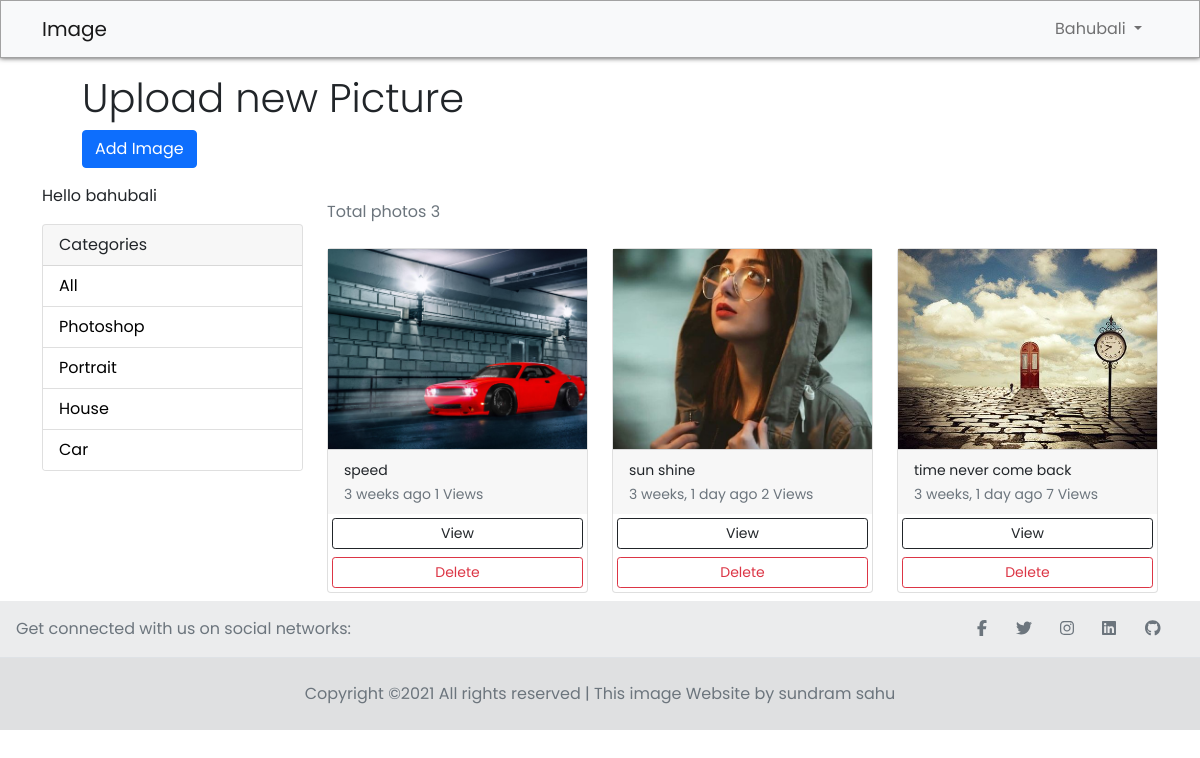
Page /gallery (signed in) on the earlier database version.
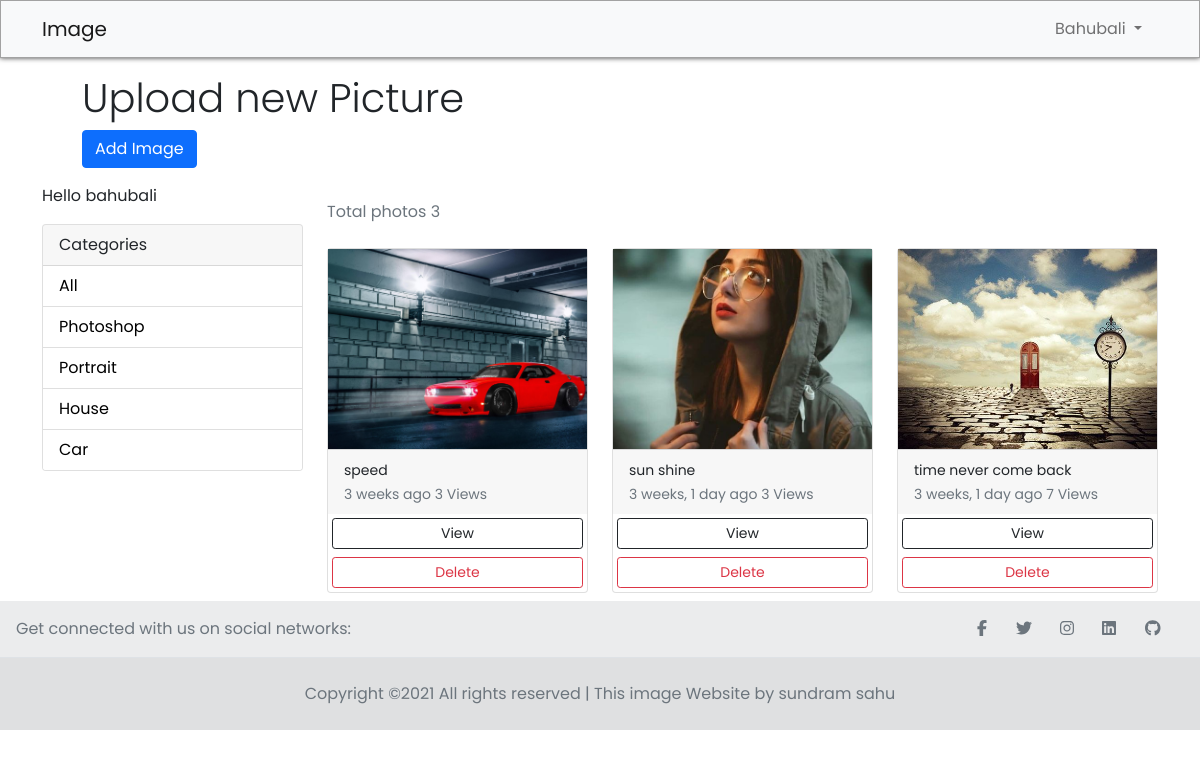
Same page on the later database version.
### photos/models.py (models this page shows, shortened)
class Category(models.Model):
    class Meta:
        verbose_name = 'Category'
        verbose_name_plural = 'Categories'
    user = models.ForeignKey(
        User, on_delete=models.SET_NULL, null=True, blank=True)
    name = models.CharField(max_length=100, null=False, blank=False)
    id = models.AutoField(primary_key=True)

class Photo(models.Model):
    class Meta:
        verbose_name = 'Photo'
        verbose_name_plural = 'Photos'
    id = models.AutoField(primary_key=True)
    category = models.ForeignKey(Category, on_delete=models.CASCADE, null=True, blank=True)
    user = models.ForeignKey(User, on_delete=models.SET_NULL, null=True, blank=True)
    upload_time = models.DateTimeField(auto_now_add=True)
    imgviiews = models.IntegerField(default=0)
    publish = models.BooleanField(default=True)
    image = models.ImageField(null=False, blank=False)
    description = models.TextField()

### photos/views.py (the view)
# urls.py: path('gallery', views.gallery, name='gallery'),
@login_required(login_url='login')
def gallery(request):
    user = request.user
    category = request.GET.get('category')
    if category == None:
        photos = Photo.objects.filter(user=user).order_by('-pk')
        photos_count = photos.count()
    else:
        photos = Photo.objects.filter(
            category__name=category, user=user).order_by('-pk')
    categories = Category.objects.all()
    context = {'categories': categories, 'photos': photos,"pic_count":photos_count}
    return render(request, 'photos/gallery.html', context)

### photos/templates/photos/gallery.html
{% extends 'photos/base.html' %}
{% load static %}
{% block main-content %}
  <div class="container">
   {% if request.user.is_authenticated %}
     <div class= "container-fluid jumbotron jumbotron-fluid m-3">
       <div class="container">
           <h4 class="display-6">Upload new Picture</h4>
           <p class="lead">
               <a class="btn btn-primary btn-md"  href="{% url 'add' %}" role="button">Add Image</a>
           </p>
       </div>
    </div>
   {% endif %}
  </div>
    <div class="container">
        <div class="row">
            <div class="col-md-3">
                {% if request.user.is_authenticated %}
                <p>Hello {{request.user}}</p>
                {% endif %}
                <div class="card">
                    <div class="card-header">
                        Categories
                    </div>
                    <ul class="list-group list-group-flush">
                        <li class="list-group-item">
                            <a href="{% url 'gallery' %}">All</a>
                        </li>
                        {% for category in categories %}
                        <li class=" list-group-item">
                            <a href="{% url 'gallery' %}?category={{category.name}}">
                                {{category.name}}
                            </a>
                        </li>
                        {% endfor %}
                    </ul>
                </div>
            </div>
            <div class="col-md-9">
                <div class="row">
                   <div class="my-3">
                      <span class="text-muted">Total photos {{pic_count}} </span>
                    </div>
                    {% for photo in photos %}
                    <div class="col-md-4">
                        <div class="card my-2">
                            <img class="image-thumbail" src="{{photo.image.url}}" alt="Card image cap">
                            <div class="card-footer">
                               <small class="text-dark" > {{photo.description}}</small><br>
                                <small class="text-secondary"> {{photo.upload_time | timesince}} ago {{photo.imgviiews}} Views </small>
                            </div>
                         <a href="{% url 'photo' photo.id %}" class="btn btn-outline-dark btn-sm m-1">View</a>
                         <a href="{% url 'update' photo.id %}" class="btn btn-outline-danger btn-sm m-1">Delete</a>
                        </div>
                    </div>
                    {% empty %}
                    <h3>No photos...</h3>
                    {% endfor %}
                </div>
            </div>
        </div>
    </div>
{% endblock main-content %}

### photos/templates/photos/base.html (shortened to what this page needs)
<!doctype html>
{% load static %}
<html lang="en">
  <head>
     <link rel="stylesheet" href="{% static 'app/css/bootstrap.css' %}">
    <link rel="stylesheet" href="{% static 'app/css/owl.carousel.min.css' %}">
    <link rel="stylesheet" href="{% static 'app/css/all.min.css' %}">
    <link rel="stylesheet" href="{% static 'app/css/style.css' %}">
    <link rel="stylesheet" href="{% static 'app/css/fontawesome.css' %}">
  </head>
  <body>
    <nav class="navbar navbar-expand-lg navbar-light bg-light header__navbar">
     <div class="container">
       <a class="navbar-brand" href="{% url 'home' %}">Image</a>
       <div class=" navbar navbar-right">
          <ul class="navbar-nav me-auto mb-2 mb-lg-0" id ="navbarSupportedContentLG">
          {% if request.user.is_authenticated %}
           <li class="nav-item dropdown mx-2">
              <a class="nav-link dropdown-toggle" href="#" id="profileDropdown" role="button" data-bs-toggle="dropdown">
                {{request.user.username|capfirst}}
              </a>
            </li>
          {% else %}
           <li><a href="{% url 'login' %}" class="nav-link ">Login</a></li>
            <li ><a href="{% url 'register' %}" class="nav-link ">Registration</a></li>
          {% endif %}
          </ul>
       </div>
     </div>
    </nav>
    {% block main-content %} {% endblock main-content %}
<footer class="text-center text-lg-start bg-light text-muted">
  <section class="d-flex justify-content-center justify-content-lg-between p-3 border-bottom" style="background-color: rgba(0, 0, 0, 0.05);">
    <div class="me-5 d-none d-lg-block" >
      <span>Get connected with us on social networks:</span>
    </div>
    <div>
      <a href="https://www.facebook.com/S.kingkong/" class="me-4 text-reset"><i class="fab fa-facebook-f"></i></a>
      <a href="https://twitter.com/Sundramsahu" class="me-4 text-reset"><i class="fab fa-twitter"></i></a>
      <a href="https://www.instagram.com/yoyo_sundram/" class="me-4 text-reset"><i class="fab fa-instagram"></i></a>
      <a href="https://www.linkedin.com/in/sundram-sahu-b5b232217/" class="me-4 text-reset"><i class="fab fa-linkedin"></i></a>
      <a href="https://github.com/sundramsahu" class="me-4 text-reset"><i class="fab fa-github"></i></a>
    </div>
  </section>
  <div class="text-center p-4" style="background-color: rgba(0, 0, 0, 0.10);">
    Copyright &copy;<script>document.write(new Date().getFullYear());</script> All rights reserved | This image Website  by sundram sahu
  </div>
</footer>
  </body>
</html>

### photos/static/app/css/style.css (style rules this page uses)
* { margin: 0; padding: 0; box-sizing: border-box; font-family: 'Poppins', sans-serif; }
body { min-height: 100vh; }
div a { border-radius: 5px; }
.header__navbar { padding: 0 0; border: 1px solid #a2a2a2; background-color: #f4f4f4; -webkit-box-shadow: 0px 0px 14px 0px rgba(0,0,0,0.75); -moz-box-shadow: 0px 0px 14px 0px rgba(0,0,0,0.75); box-shadow: 0px 0px 5px 0px rgba(0,0,0,0.75); position: sticky; top: 0; z-index: 1000; }
a { text-decoration-color: black; }
.image-thumbail { height: 200px; object-fit: cover; }
.list-group-item a { text-decoration: none; color: black; }

### photos/templates/photos/base.html (style rules this page uses)
.image-thumbail { height: 200px; object-fit: cover; }
.list-group-item a { text-decoration: none; color: black; }

Differences in the rows shown:
changed Photo "speed": imgviiews "1" → "3"
changed Photo "sun shine": imgviiews "2" → "3"
